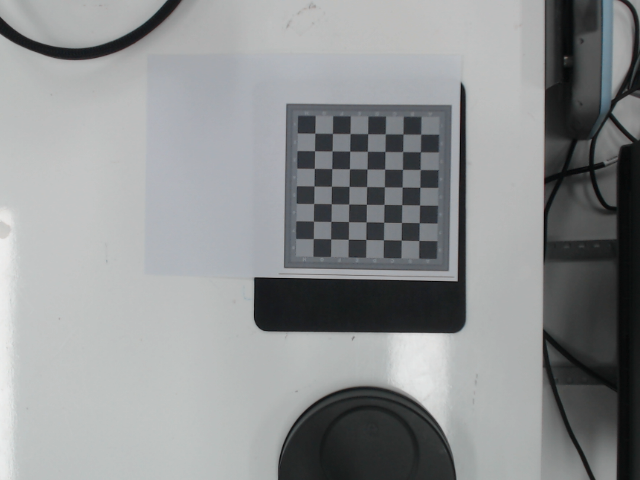
#> input picture urwebcam/image0.png, 640 x 480 px; its folder holds 5 pictures in this run
$ python webcam_calibrate.py
#> lines starting #> are read from the running program, lines starting #| are printed output that depends on the picture; after the words box and inside, x2 and y2 are one past the last pixel; in counts of white or black regions, pixels touching at a corner belong together
import numpy as np
import cv2
import glob

# 종료 기준 설정
criteria = (cv2.TERM_CRITERIA_EPS + cv2.TERM_CRITERIA_MAX_ITER, 30, 0.001)

# 체스보드 코너의 개수 설정 (7x7 패턴)
objp = np.zeros((7*7, 3), np.float32)
objp[:, :2] = np.mgrid[0:7, 0:7].T.reshape(-1, 2)

# 3D와 2D 점들을 저장할 리스트 초기화
objpoints = []  # 3D 점
imgpoints = []  # 2D 점

# 이미지 파일 경로 가져오기
images = glob.glob('./image*.png')

for fname in images:
    img = cv2.imread(fname)
#> img is the input picture: shape (480, 640, 3); mean B, G, R 145.1, 144.2, 141.9
    gray = cv2.cvtColor(img, cv2.COLOR_BGR2GRAY)

    # 체스보드 코너 찾기
    ret, corners = cv2.findChessboardCorners(gray, (7, 7), None)
#> ret = True; corners = 49 rows, first 8: [319.9, 140.8], [326, 139], [356, 140], [367.8, 133.6], [385.3, 133.8], [402.8, 134], [421, 134.2], [321, 145]

    # 코너를 찾으면 포인트들을 추가
    if ret:
        objpoints.append(objp)
        corners2 = cv2.cornerSubPix(gray, corners, (11, 11), (-1, -1), criteria)
#> corners2 = 49 rows, first 8: [314.8, 133.2], [332.4, 133.4], [350.1, 133.5], [367.7, 133.7], [385.3, 133.8], [402.9, 134], [420.7, 134.2], [314.5, 150.7]
        imgpoints.append(corners2)

        # 코너들을 그리고 화면에 표시
        img = cv2.drawChessboardCorners(img, (7, 7), corners2, ret)
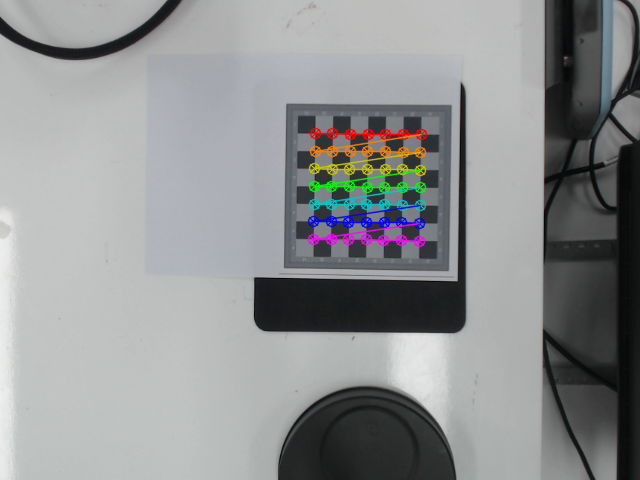
#> img: shape (480, 640, 3); 2.49% of pixels changed, all inside (x1, y1, x2, y2) = (307, 127, 428, 248)
        cv2.imshow('img', img)
        cv2.waitKey(500)
#> pass 2 of the loop `for fname in images:`:
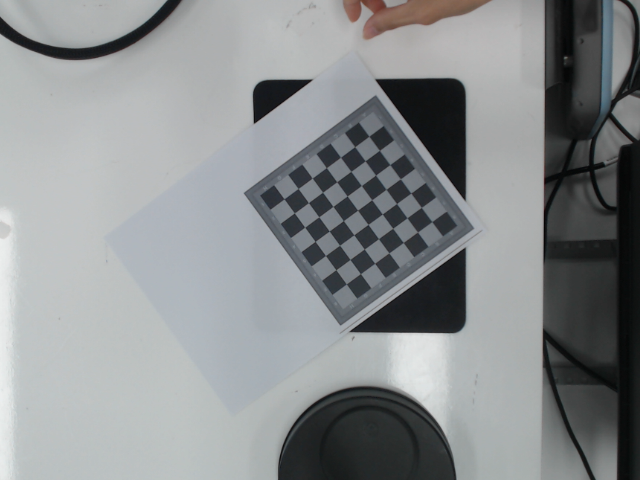
#> input picture urwebcam/image1.png, 640 x 480 px
#> img is the input picture: shape (480, 640, 3); mean B, G, R 142.7, 141.3, 138
#> corners = 49 rows, first 8: [369.2, 136.3], [379.5, 150.4], [389.8, 164.6], [400.4, 178.7], [410.8, 192.9], [421.4, 207.4], [431.8, 221.5], [354.6, 146.6]
#> corners2 = 49 rows, first 8: [368.9, 136.2], [379.4, 150.3], [389.8, 164.6], [400.3, 178.7], [410.9, 193.2], [421.3, 207.3], [431.8, 221.6], [354.7, 146.6]
#> `img = cv2.drawChessboardCorners(img, (7, 7), corners2, ret)`:
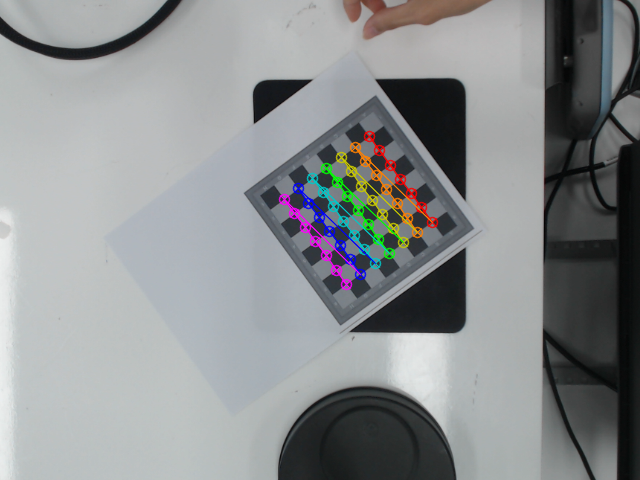
#> img: shape (480, 640, 3); 2.31% of pixels changed, all inside (x1, y1, x2, y2) = (278, 130, 439, 291)
#> pass 3 of the loop `for fname in images:`:
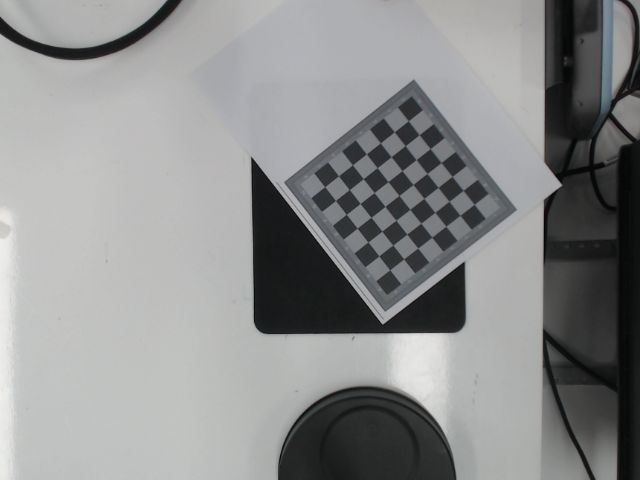
#> input picture urwebcam/image10.png, 640 x 480 px
#> img is the input picture: shape (480, 640, 3); mean B, G, R 141.2, 141.1, 140
#> corners = 49 rows, first 8: [408.5, 120.5], [419.2, 134.6], [430.3, 148.6], [441, 162.4], [452.2, 176.5], [463.4, 190.4], [474.3, 204.4], [394.4, 131.8]
#> corners2 = 49 rows, first 8: [408.3, 120.8], [419.2, 134.7], [430.2, 148.6], [441.1, 162.5], [452.1, 176.4], [463.1, 190.4], [474.2, 204.3], [394.3, 131.8]
#> `img = cv2.drawChessboardCorners(img, (7, 7), corners2, ret)`:
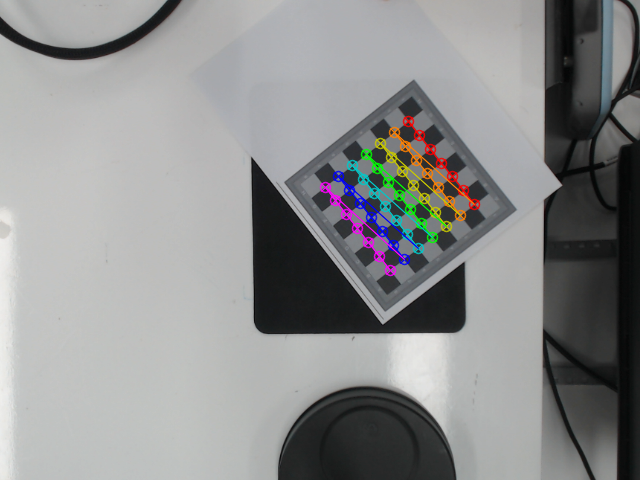
#> img: shape (480, 640, 3); 2.3% of pixels changed, all inside (x1, y1, x2, y2) = (319, 115, 481, 277)
#> the loop made 5 passes; the first 3 are shown

cv2.destroyAllWindows()

# 카메라 캘리브레이션
ret, mtx, dist, rvecs, tvecs = cv2.calibrateCamera(objpoints, imgpoints, gray.shape[::-1], None, None)

# 이미지를 읽고 왜곡 제거
img = cv2.imread('./image0.png')
h, w = img.shape[:2]
#> h = 480; w = 640
newcameramtx, roi = cv2.getOptimalNewCameraMatrix(mtx, dist, (w, h), 1, (w, h))
dst = cv2.undistort(img, mtx, dist, None, newcameramtx)
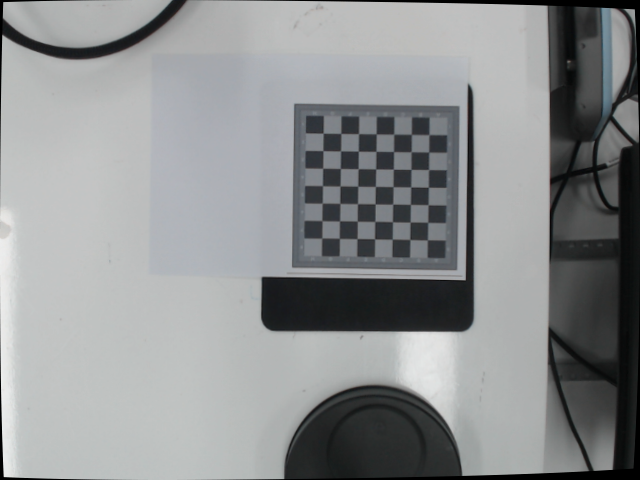
#> dst: shape (480, 640, 3); mean B, G, R 144.4, 143.5, 141.2
print(mtx)
print(dist)
# 결과 이미지를 잘라내고 저장
x, y, w, h = roi
dst = dst[y:y+h, x:x+w]
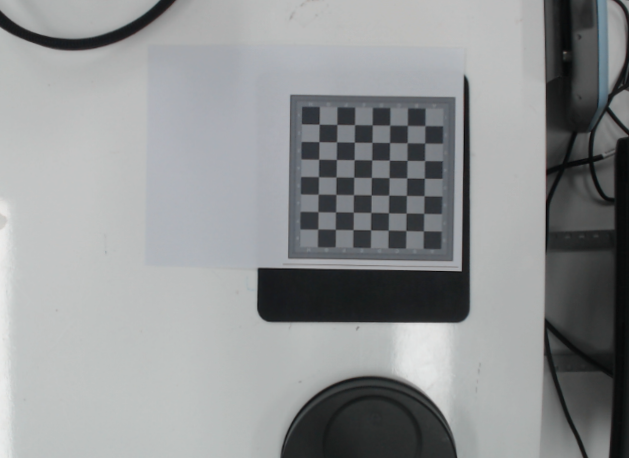
#> dst: shape (458, 629, 3); mean B, G, R 147.1, 146.1, 143.7
cv2.imwrite('calibresult.png', dst)

# 전체 오류 계산
tot_error = 0
for i in range(len(objpoints)):
    imgpoints2, _ = cv2.projectPoints(objpoints[i], rvecs[i], tvecs[i], mtx, dist)
    error = cv2.norm(imgpoints[i], imgpoints2, cv2.NORM_L2) / len(imgpoints2)
    tot_error += error

print("total error: ", tot_error / len(objpoints))
